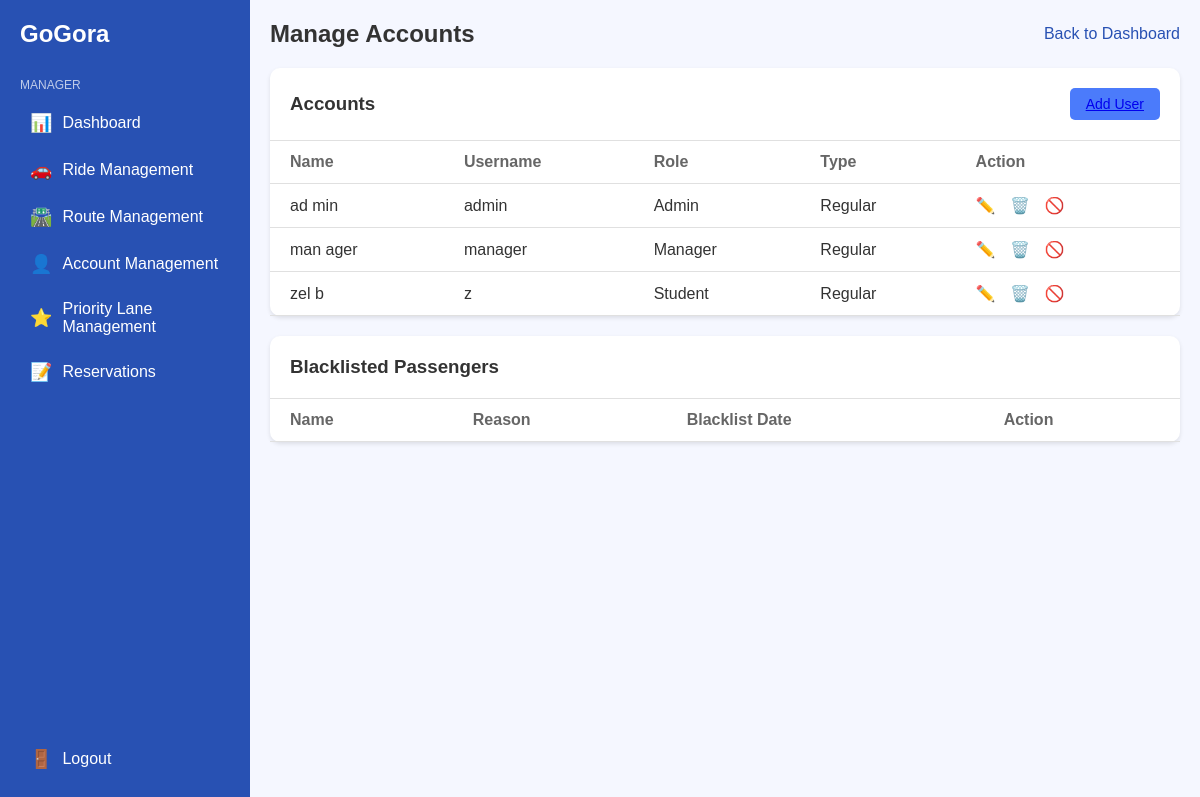
The page /view/manager/account.php (signed in) on the database its author committed.
### tables this page shows
CREATE TABLE `users` (
  `user_id` int(11) NOT NULL AUTO_INCREMENT,
  `username` varchar(50) NOT NULL,
  `firstname` varchar(10) NOT NULL,
  `lastname` varchar(10) NOT NULL,
  `password` varchar(255) NOT NULL,
  `email` varchar(17) NOT NULL,
  `role` enum('Student','Faculty','Employee','Admin','Manager') NOT NULL,
  `user_type` enum('Regular','Priority') NOT NULL,
  `avatar` longblob DEFAULT NULL,
  PRIMARY KEY (`user_id`),
  UNIQUE KEY `username_UNIQUE` (`username`)
);

### view/manager/account.php (the view, shortened to what this page needs)
<?php
include($_SERVER['DOCUMENT_ROOT'] . '/control/includes/db.php');
$accountsQuery = "SELECT firstname, lastname, username, role, user_type FROM users";
$accountsResult = $conn->query($accountsQuery);
?>
<!DOCTYPE html>
<html lang="en">
<head>
    <link rel="stylesheet" href="../manager/css/styles.css">
</head>
<body>
    <div class="container">
        <nav class="sidebar">
            <div class="logo">
                <h1>GoGora</h1>
            </div>
            <div class="nav-title">MANAGER</div>
            <ul>
                <li><a href="../manager/dashboard.php"><span class="icon">📊</span> Dashboard</a></li>
                <li><a href="../manager/ride.php"><span class="icon">🚗</span> Ride Management</a></li>
                <li><a href="../manager/route.php"><span class="icon">🛣️</span> Route Management</a></li>
                <li><a href="../manager/account.php"><span class="icon">👤</span> Account Management</a></li>
                <li><a href="../manager/priority.php"><span class="icon">⭐</span> Priority Lane Management</a></li>
                <li><a href="../manager/reservations.php"><span class="icon">📝</span> Reservations</a></li>
            </ul>
            <div class="logout">
                <a href="/view/manager/manage.php"><span class="icon">🚪</span> Logout</a>
            </div>
        </nav>
        <main class="content">
            <header>
                <h2>Manage Accounts</h2>
                <a href="../manager/dashboard.php" class="back-link">Back to Dashboard</a>
            </header>
            <section class="accounts">
                <div class="section-header">
                    <h3>Accounts</h3>
                    <button class="add-user"><a href="../manager/addUser.php">Add User</a></button>
                </div>
                <table>
                    <thead>
                        <tr>
                            <th>Name</th>
                            <th>Username</th>
                            <th>Role</th>
                            <th>Type</th>
                            <th>Action</th>
                        </tr>
                    </thead>
                    <tbody>
                        <?php while ($account = mysqli_fetch_assoc($accountsResult)): ?>
                            <tr>
                                <td><?= htmlspecialchars($account['firstname'] . ' ' . $account['lastname']) ?></td>
                                <td><?= htmlspecialchars($account['username']) ?></td>
                                <td><?= htmlspecialchars($account['role']) ?></td>
                                <td><?= htmlspecialchars($account['user_type']) ?></td>
                                <td>
                                    <button class="action-btn edit" onclick="editUser('<?= $account['username'] ?>')">✏️</button>
                                    <button class="action-btn delete" onclick="deleteUser('<?= $account['username'] ?>')">🗑️</button>
                                    <button class="action-btn blacklist" onclick="blacklistUser('<?= $account['username'] ?>')">🚫</button>
                                </td>
                            </tr>
                        <?php endwhile; ?>
                    </tbody>
                </table>
            </section>
            <section class="blacklisted">
                <div class="section-header">
                    <h3>Blacklisted Passengers</h3>
                </div>
                <table>
                    <thead>
                        <tr>
                            <th>Name</th>
                            <th>Reason</th>
                            <th>Blacklist Date</th>
                            <th>Action</th>
                        </tr>
                    </thead>
                </table>
            </section>
        </main>
    </div>
</body>
</html>

### view/manager/css/styles.css (style rules this page uses)
:root { --primary-color: #2851B3; --secondary-color: #4B7BFB; --background-color: #F5F7FF; --text-color: #333; --white: #fff; --light-gray: #f0f0f0; --border-color: #e0e0e0; }
* { margin: 0; padding: 0; box-sizing: border-box; }
body { font-family: Arial, sans-serif; background-color: var(--background-color); color: var(--text-color); }
.container { display: flex; min-height: 100vh; }
.sidebar { width: 250px; background-color: var(--primary-color); color: var(--white); padding: 20px; display: flex; flex-direction: column; }
.logo { display: flex; align-items: center; margin-bottom: 30px; }
.logo h1 { font-size: 24px; }
.nav-title { font-size: 12px; opacity: 0.7; margin-bottom: 10px; }
.sidebar ul { list-style-type: none; }
.sidebar li { margin-bottom: 5px; }
.sidebar a { color: var(--white); text-decoration: none; display: flex; align-items: center; padding: 10px; border-radius: 5px; transition: background-color 0.3s; }
.icon { margin-right: 10px; font-size: 18px; }
.logout { margin-top: auto; }
.content { flex: 1; padding: 20px; }
header { display: flex; justify-content: space-between; align-items: center; margin-bottom: 20px; }
.back-link { color: var(--primary-color); text-decoration: none; }
.accounts, .blacklisted { background-color: var(--white); border-radius: 10px; margin-bottom: 20px; box-shadow: 0 2px 4px rgba(0, 0, 0, 0.1); }
.section-header { display: flex; justify-content: space-between; align-items: center; padding: 20px; border-bottom: 1px solid var(--border-color); }
.add-user { background-color: var(--secondary-color); color: var(--white); border: none; padding: 8px 16px; border-radius: 5px; cursor: pointer; font-size: 14px; }
table { width: 100%; border-collapse: collapse; }
th, td { text-align: left; padding: 12px 20px; border-bottom: 1px solid var(--border-color); }
th { font-weight: bold; color: #666; }
.action-btn { background: none; border: none; cursor: pointer; font-size: 16px; margin-right: 10px; }
.edit { color: var(--secondary-color); }
.delete { color: #ff4444; }

### rows shown on the page
users: firstname+lastname "ad min", username "admin", role "Admin", user_type "Regular"
users: firstname+lastname "man ager", username "manager", role "Manager", user_type "Regular"
users: firstname+lastname "zel b", username "z", role "Student", user_type "Regular"
